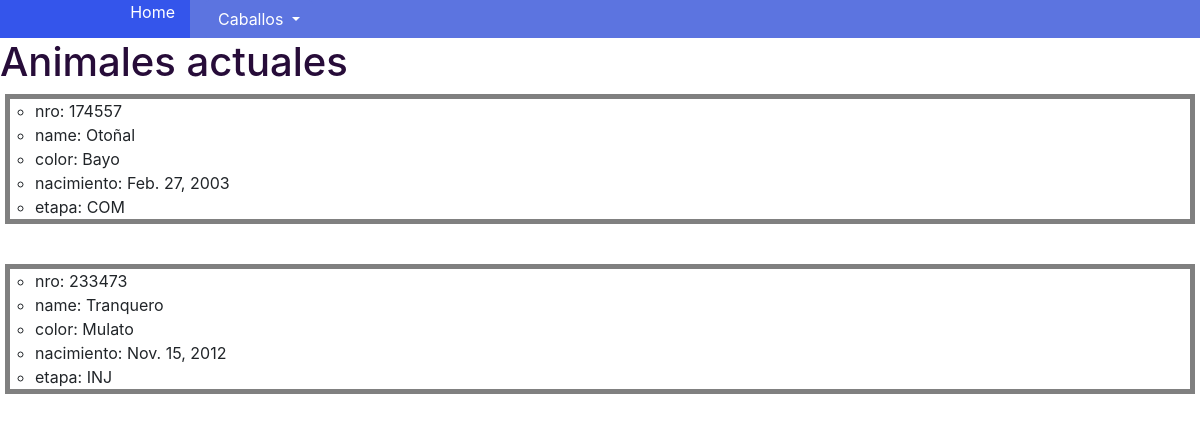
Screenshot of /app1/ with the database file from the repository.
### App1/models.py (models this page shows, shortened)
class Animal(models.Model):
    INJ = 'INJ'
    PCOM = 'PCOM'
    COM = 'COM'
    REP = 'REP'
    PAMA = 'PAMA'
    AMA = 'AMA'
    STAGES = [
        ('INJ', 'Lesionado'),
        ('PCOM', 'Pre-Competitivo'),
        ('COM', 'Competitivo'),
        ('REP', 'Reproductivo'),
        ('PAMA', 'Pre-Amansa'),
        ('AMA', 'Amansa'),
    ]
    nro = models.IntegerField()
    name = models.CharField(max_length=100, null=True)
    birth = models.DateField('Fecha Nacimiento')
    color = models.CharField(max_length=40)
    stage = models.CharField(
        max_length=4,
        choices=STAGES,
        default=COM
    )

### App1/views.py (the view)
# urls.py: path('', views.index, name='index'),
def index(request):
    animales = Animal.objects.all()
    animals = []
    for animal in animales:
        animals.append({
                'nro': animal.nro,
                'name': animal.name,
                'color': animal.color,
                'nacimiento': animal.birth,
                'etapa': animal.stage
            }
        )
    title = 'Animales actuales'
    cal = animals
    head = 'Site1/App1'
    return render(request, 'App1/index.html', {'head': head, 'title': title, 'cal': cal, 'productos': animales})

### App1/templates/App1/index.html (shortened to what this page needs)
{% extends 'base.html' %}
{% block content %}
    <h1>{{ title }}</h1>
    {% for x in cal %}
        <ul class="a">
        {% for key, value in x.items %}
            <li>
                {{ key }}: {{ value }}
            </li>
        {% endfor %}
        </ul>
    <br>
    {% endfor %}
{% endblock content %}

### Site2/templates/base.html (shortened to what this page needs)
{% load static %}
<!doctype html>
<html>
    <head>
        <link href="{% static 'main.css' %}" rel="stylesheet" type="text/css">
        {% load bootstrap4 %}
        {% bootstrap_css %}
    </head>
    <body>
        <div class="row" id="banner">
            <div class="col-sm-2 text-right" id="banner_2">
                <a href="{% url 'index' %}" class="text-white">Home</a>
            </div>
            <div class="col-sm-10" id="banner_10">
                <div class="dropdown">
                    <button id="boton" class="btn btn-secondary dropdown-toggle" type="button" id="dropdownMenuButton" data-toggle="dropdown" aria-haspopup="true" aria-expanded="false">
                        Caballos
                    </button>
                </div>
            </div>
        </div>
        {% block content %}{% endblock content %}
    </body>
</html>

### Site2/static/main.css (style rules this page uses)
body { background-color: #E0E0E0; font-family: "Trebuchet MS", Helvetica, sans-serif; font-size: 0.9em; text-align: justify; color: #474747; }
h1 { color: #270c39; }
#banner_2 { background-color: #3455eb; color: white; }
#banner_10 { background-color: #5c74e0; color: white; }
ul { list-style-type: circle; border: 5px solid gray; margin: 5px; padding-left: 25px; }
#boton { background-color: #5c74e0; color: white; border-color: #5c74e0; }

### rows the page displays
Animal: x "Otoñal" "Bayo" "Feb. 27, 2003" "COM"
Animal: x "Tranquero" "Mulato" "Nov. 15, 2012" "INJ"

### other values shown
{{ title }} "Animales actuales"
{{ key }} "nro" "name" "color" "nacimiento" "etapa" "nro" "name" "color" "nacimiento" "etapa"
{{ value }} "174557" "233473"
